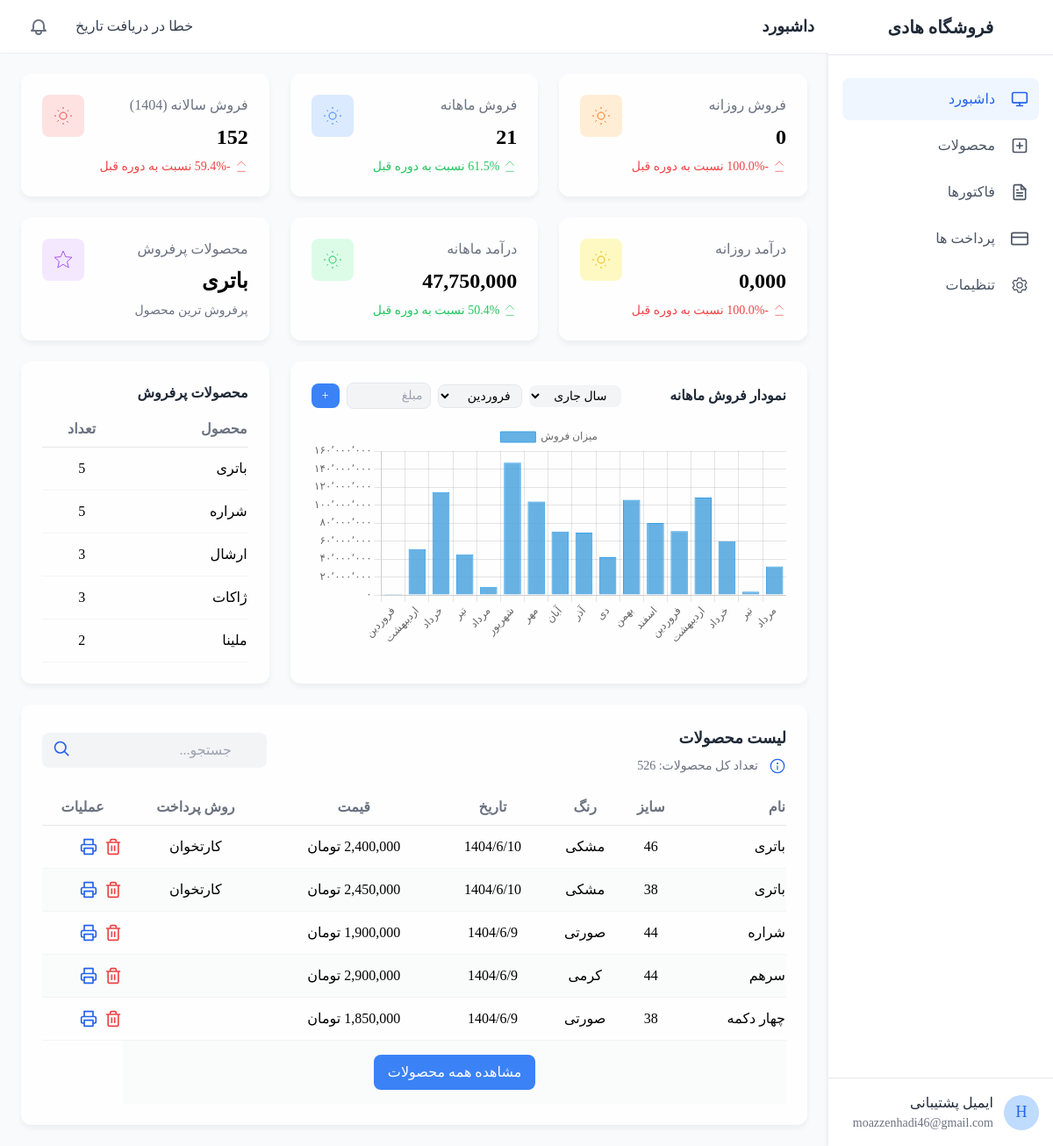
/dashboard.php (signed in), run on an earlier commit of the app's database.
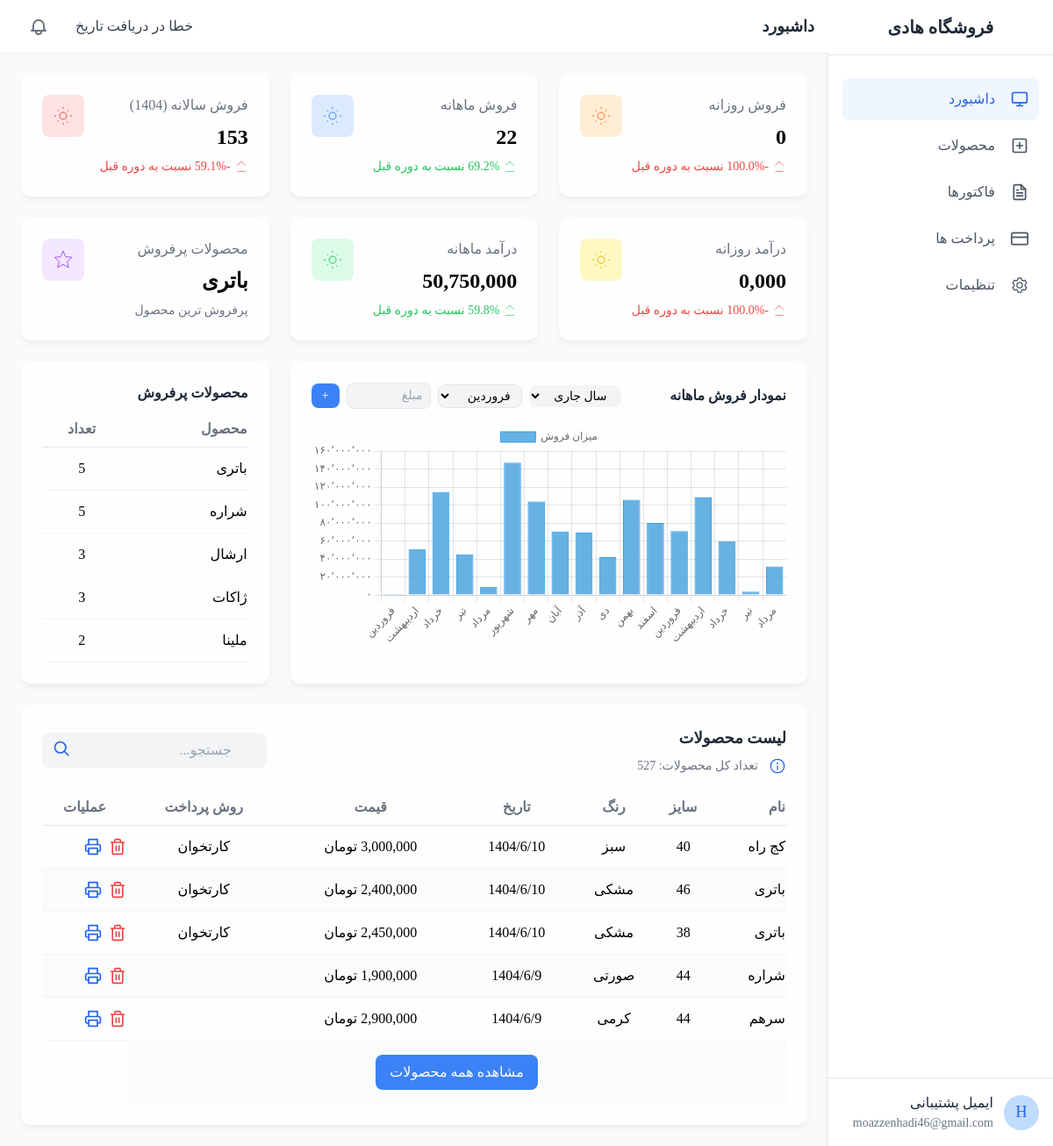
And on a later commit of the database.
### tables this page shows
CREATE TABLE IF NOT EXISTS `products` (
  `id` int NOT NULL AUTO_INCREMENT,
  `name` varchar(255) NOT NULL,
  `color` varchar(50) NOT NULL,
  `size` varchar(20) NOT NULL,
  `date` varchar(300) NOT NULL,
  `price` varchar(255) NOT NULL,
  `payment_method` varchar(300) NOT NULL,
  `aPrice` varchar(255) NOT NULL,
  `date_added` timestamp NULL DEFAULT CURRENT_TIMESTAMP,
  PRIMARY KEY (`id`)
);

### dashboard.php (the view, shortened to what the rows shown need)
<!DOCTYPE html>
<html lang="en" dir="rtl">
<head>
    <script src="tailwind.js"></script>
    <link href="css-library.css" rel="stylesheet">
    <link rel="stylesheet" href="color.css">
</head>
<body class="bg-gray-50   ">
    <div class="flex flex-col md:flex-row h-screen overflow-hidden">
        <div class="flex-1 overflow-auto relative">
            <?php include("header.php"); ?>
            <main class="p-6">
                <div class="grid grid-cols-1 lg:grid-cols-3 gap-4 sm:gap-6 mb-6">
                    <div class="glass-card p-6 rounded-xl">
                        <div class="overflow-auto">
                            <table class="w-full">
                                <thead>
                                    <tr class="text-gray-500 border-b border-gray-200">
                                        <th class="pb-2 text-right">محصول</th>
                                        <th class="pb-2 text-center">تعداد</th>
                                    </tr>
                                </thead>
                            </table>
                        </div>
                    </div>
                </div>
                    <?php
                    $sql = "SELECT name, price FROM chart ORDER BY id ASC";
                    ?>
                <div class="glass-card p-6 rounded-xl">
                    <div class="overflow-x-auto relative">
                        <table class="w-full product-table">
                            <thead>
                                <tr class="text-gray-500 border-b border-gray-200">
                                    <th class="pb-2 text-right">نام</th>
                                    <th class="pb-2 text-center">سایز</th>
                                    <th class="pb-2 text-center">رنگ</th>
                                    <th class="pb-2 text-center">تاریخ</th>
                                    <th class="pb-2 text-center">قیمت</th>
                                    <th class="pb-2 text-center">روش پرداخت</th>
                                    <th class="pb-2 text-center">عملیات</th>
                                </tr>
                            </thead>
                            <tbody id="products-table-body">
                            <?php
$conn = new mysqli("localhost", "root", "", "salam");
$limit = isset($_GET['show_all']) ? 1000 : 5;
if (isset($_GET['search'])) {
    $searchTerm = $conn->real_escape_string($_GET['search']);
    $sql = "SELECT * FROM products WHERE name LIKE '%$searchTerm%' OR price LIKE '%$searchTerm%' OR size LIKE '%$searchTerm%' OR date LIKE '%$searchTerm%' OR color LIKE '%$searchTerm%' ORDER BY id DESC LIMIT $limit";
} else {
    $sql = "SELECT * FROM products ORDER BY id DESC LIMIT $limit";
}
$result = $conn->query($sql);
$total_rows = $result->num_rows;
if ($total_rows > 0) {
    while ($row = $result->fetch_assoc()) {
        echo '<tr class="border-b border-gray-100 hover:bg-gray-50">';
        echo '<td class="py-3 text-right">' . htmlspecialchars($row['name']) . '</td>';
        echo '<td class="py-3 text-center">' . htmlspecialchars($row['size']) . '</td>';
        echo '<td class="py-3 text-center">' . htmlspecialchars($row['color']) . '</td>';
        echo '<td class="py-3 text-center">' . htmlspecialchars($row['date']) . '</td>';
        echo '<td class="py-3 text-center">' . number_format(floatval($row['price']), 0, '.', ',') . ',000 تومان</td>';
        echo '<td class="py-3 text-center">' . htmlspecialchars($row['payment_method']) . '</td>';
        echo '<td class="py-3 text-center">';
        echo '<div class="flex items-center gap-2">';
        echo '<a href="delete_product.php?id=' . $row['id'] . '" class="text-red-500 hover:text-red-700 transition duration-200" title="حذف">';
        echo '<svg xmlns="http://www.w3.org/2000/svg" width="20" height="20" viewBox="0 0 24 24" fill="#EF4444"><path fill="none" stroke="#EF4444" stroke-linecap="round" stroke-linejoin="round" stroke-width="2" d="M3 6h18m-2 0v14a2 2 0 0 1-2 2H7a2 2 0 0 1-2-2V6m3 0V4a2 2 0 0 1 2-2h4a2 2 0 0 1 2 2v2m-6 5v6m4-6v6"/></svg>';
        echo '</a>';
        echo '<button onclick="showInvoice(\'' . htmlspecialchars($row['name']) . '\', \'' . htmlspecialchars($row['size']) . '\', \'' . htmlspecialchars($row['color']) . '\', \'' . htmlspecialchars($row['date']) . '\', \'' . number_format(floatval($row['price']), 0, '.', ',') . '\', \'' . $row['id'] . '\')" class="text-blue-500 hover:text-blue-700 transition duration-200" title="نمایش فاکتور">';
        echo '</button>';
        echo '</div>';
        echo '</td>';
        echo '</tr>';
    }
} else {
    echo '<tr><td colspan="6" class="py-4 text-center text-gray-500">محصولی یافت نشد</td></tr>';
}
?>
                            </tbody>
                        </table>
                    </div>
                </div>
            </main>
        </div>
    </div>
</body>
</html>

What changed in the data, as far as the page shows it:
no longer on this page (row unchanged): products: name "چهار دکمه", size "38", color "صورتی", date "1404/6/9", price "1,850"
added products: name "کج راه", size "40", color "سبز", date "1404/6/10", price "3,000", payment_method "کارتخوان"
Also different on the page:
$value: "0 21 152 0 47,750" → "0 22 153 0 50,750"
$totalProducts: "526" → "527"
